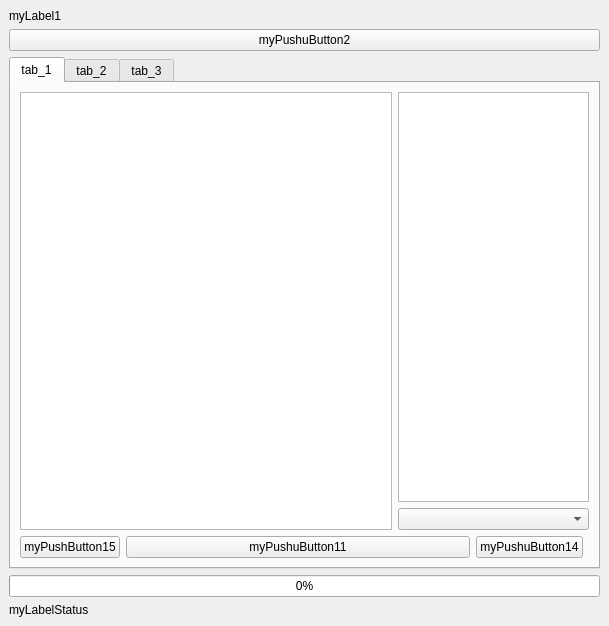
<?xml version="1.0" encoding="UTF-8"?>
<ui version="4.0">
 <class>DockWidget</class>
 <widget class="QDockWidget" name="DockWidget">
  <property name="geometry">
   <rect>
    <x>0</x>
    <y>0</y>
    <width>609</width>
    <height>626</height>
   </rect>
  </property>
  <property name="windowTitle">
   <string>DockWidget</string>
  </property>
  <widget class="QWidget" name="dockWidgetContents">
   <layout class="QGridLayout" name="gridLayout">
    <item row="0" column="0">
     <widget class="QLabel" name="myLabel1">
      <property name="text">
       <string>myLabel1</string>
      </property>
     </widget>
    </item>
    <item row="1" column="0">
     <widget class="QPushButton" name="myPushButton2">
      <property name="sizePolicy">
       <sizepolicy hsizetype="Minimum" vsizetype="Fixed">
        <horstretch>0</horstretch>
        <verstretch>0</verstretch>
       </sizepolicy>
      </property>
      <property name="text">
       <string>myPushuButton2</string>
      </property>
     </widget>
    </item>
    <item row="2" column="0">
     <widget class="QTabWidget" name="myTabWidget">
      <property name="currentIndex">
       <number>0</number>
      </property>
      <widget class="QWidget" name="tab">
       <attribute name="title">
        <string>tab_1</string>
       </attribute>
       <layout class="QGridLayout" name="gridLayout_3">
        <item row="0" column="0" colspan="2">
         <layout class="QGridLayout" name="gridLayout_2">
          <item row="0" column="2">
           <widget class="QListWidget" name="myListWidget12">
            <property name="sizePolicy">
             <sizepolicy hsizetype="Maximum" vsizetype="Expanding">
              <horstretch>0</horstretch>
              <verstretch>0</verstretch>
             </sizepolicy>
            </property>
            <property name="maximumSize">
             <size>
              <width>191</width>
              <height>16777215</height>
             </size>
            </property>
           </widget>
          </item>
          <item row="1" column="2">
           <widget class="QComboBox" name="myComboBox11"/>
          </item>
          <item row="0" column="0" rowspan="2">
           <widget class="QListWidget" name="myListWidget11"/>
          </item>
         </layout>
        </item>
        <item row="2" column="0">
         <layout class="QHBoxLayout" name="horizontalLayout_2">
          <item>
           <widget class="QPushButton" name="myPushButton15">
            <property name="text">
             <string>myPushButton15</string>
            </property>
           </widget>
          </item>
          <item>
           <widget class="QPushButton" name="myPushButton11">
            <property name="sizePolicy">
             <sizepolicy hsizetype="Expanding" vsizetype="Fixed">
              <horstretch>0</horstretch>
              <verstretch>0</verstretch>
             </sizepolicy>
            </property>
            <property name="text">
             <string>myPushuButton11</string>
            </property>
           </widget>
          </item>
          <item>
           <widget class="QPushButton" name="myPushButton14">
            <property name="text">
             <string>myPushuButton14</string>
            </property>
           </widget>
          </item>
         </layout>
        </item>
       </layout>
      </widget>
      <widget class="QWidget" name="tab_2">
       <attribute name="title">
        <string>tab_2</string>
       </attribute>
       <layout class="QGridLayout" name="gridLayout_4">
        <item row="0" column="0">
         <widget class="QListWidget" name="myListWidget23"/>
        </item>
        <item row="1" column="0">
         <widget class="QPushButton" name="myPushButton25">
          <property name="text">
           <string>myPushButton25</string>
          </property>
         </widget>
        </item>
       </layout>
      </widget>
      <widget class="QWidget" name="tab_3">
       <attribute name="title">
        <string>tab_3</string>
       </attribute>
       <layout class="QGridLayout" name="gridLayout_5">
        <item row="0" column="2" rowspan="2">
         <widget class="QListWidget" name="myListWidget32"/>
        </item>
        <item row="2" column="2">
         <widget class="QPushButton" name="myPushButton32">
          <property name="text">
           <string>myPushButton32</string>
          </property>
         </widget>
        </item>
        <item row="0" column="1">
         <widget class="QComboBox" name="myComboBox31">
          <property name="currentText">
           <string/>
          </property>
         </widget>
        </item>
        <item row="0" column="0">
         <widget class="QLabel" name="myLabel31">
          <property name="text">
           <string>myLabel31</string>
          </property>
         </widget>
        </item>
        <item row="1" column="0" colspan="2">
         <widget class="QListWidget" name="myListWidget31"/>
        </item>
        <item row="2" column="0" colspan="2">
         <widget class="QPushButton" name="myPushButton31">
          <property name="text">
           <string>myPushButton31</string>
          </property>
         </widget>
        </item>
       </layout>
      </widget>
     </widget>
    </item>
    <item row="3" column="0">
     <widget class="QProgressBar" name="progressBar">
      <property name="sizePolicy">
       <sizepolicy hsizetype="Expanding" vsizetype="Fixed">
        <horstretch>1</horstretch>
        <verstretch>0</verstretch>
       </sizepolicy>
      </property>
      <property name="value">
       <number>0</number>
      </property>
     </widget>
    </item>
    <item row="4" column="0">
     <widget class="QLabel" name="myLabelStatus">
      <property name="text">
       <string>myLabelStatus</string>
      </property>
     </widget>
    </item>
   </layout>
  </widget>
 </widget>
 <resources/>
 <connections/>
</ui>
